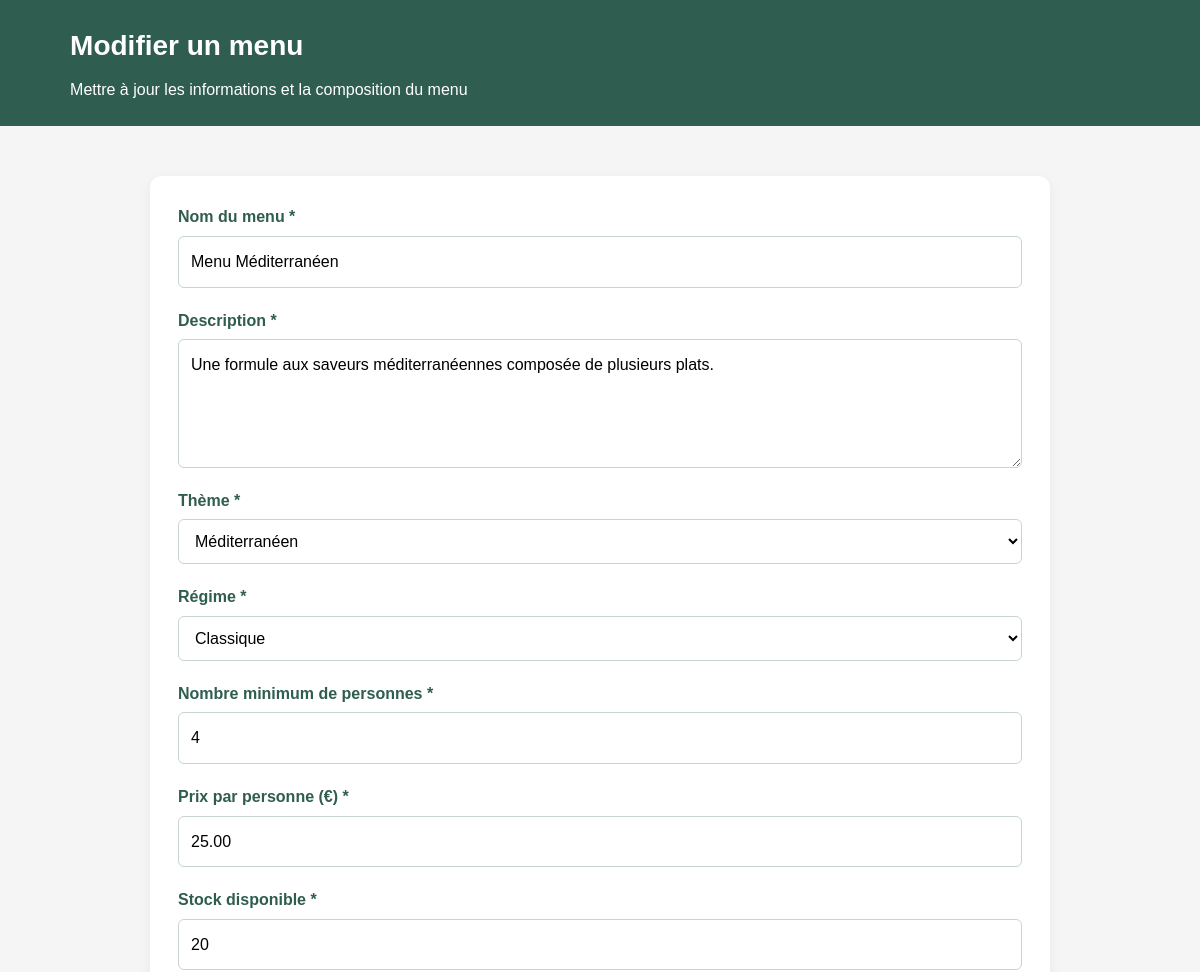
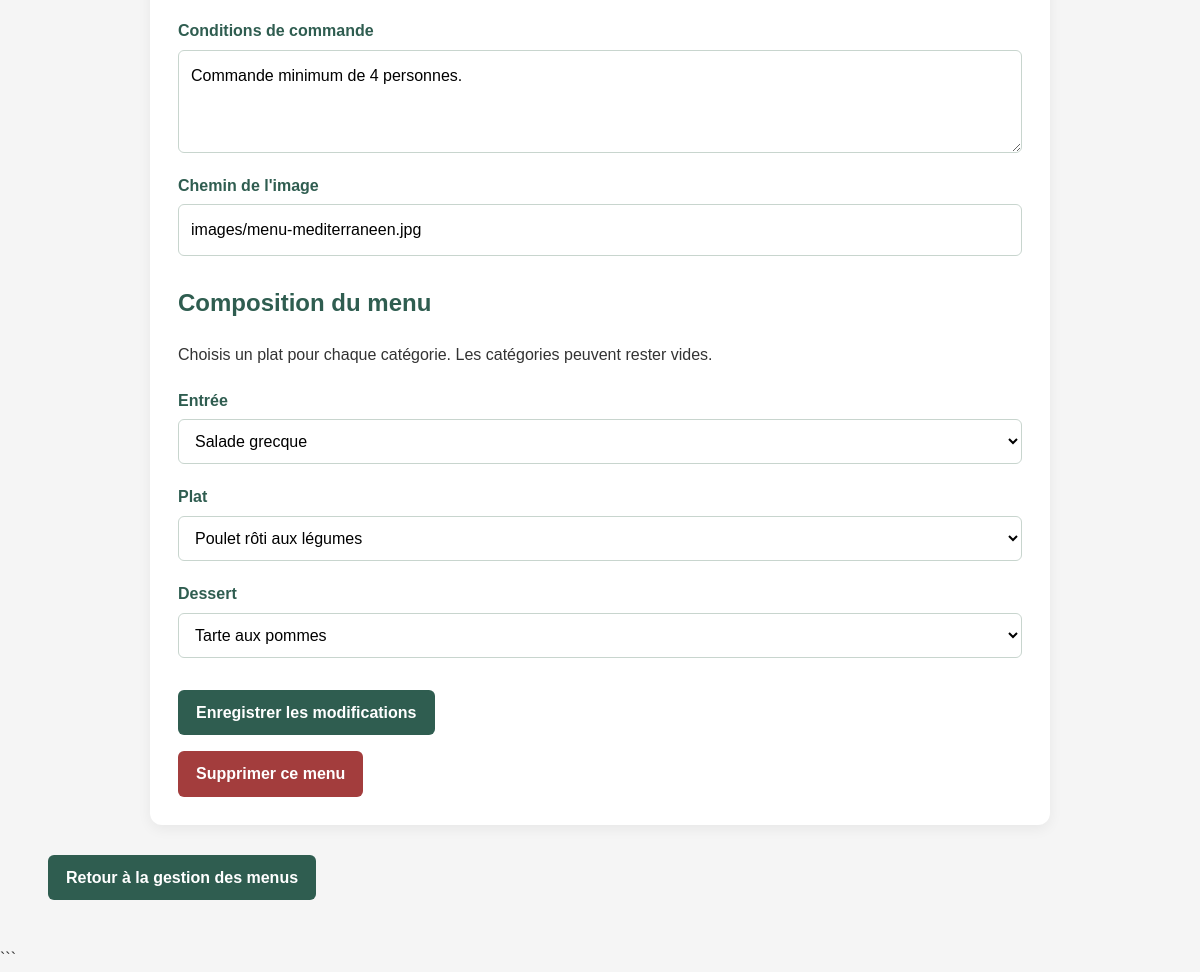
The app's page /modifier-menu.php?id=1 (signed in) with its own data (2 pictures, top to bottom).
### tables this page shows
CREATE TABLE `menu` (
  `id_menu` int(11) NOT NULL,
  `id_theme` int(11) NOT NULL,
  `id_regime` int(11) NOT NULL,
  `titre` varchar(150) NOT NULL,
  `description` text NOT NULL,
  `nombre_personnes_minimum` int(11) NOT NULL,
  `prix` decimal(10,2) NOT NULL,
  `conditions` text DEFAULT NULL,
  `stock_disponible` int(11) NOT NULL,
  `image` varchar(255) DEFAULT NULL
);

CREATE TABLE `theme` (
  `id_theme` int(11) NOT NULL,
  `nom` varchar(100) NOT NULL
);

CREATE TABLE `regime` (
  `id_regime` int(11) NOT NULL,
  `nom` varchar(100) NOT NULL
);

### modifier-menu.php (the view, shortened to what this page needs)
<?php
require_once 'config/database.php';
function e($valeur)
{
    return htmlspecialchars((string) $valeur, ENT_QUOTES, 'UTF-8');
}
$idMenu = filter_input(INPUT_GET, 'id', FILTER_VALIDATE_INT);
$stmtMenu = $pdo->prepare("
    SELECT *
    FROM menu
    WHERE id_menu = ?
");
$stmtMenu->execute([$idMenu]);
$menu = $stmtMenu->fetch(PDO::FETCH_ASSOC);
$themes = $pdo->query("SELECT id_theme, nom FROM theme ORDER BY nom")
              ->fetchAll(PDO::FETCH_ASSOC);
$regimes = $pdo->query("SELECT id_regime, nom FROM regime ORDER BY nom")
                ->fetchAll(PDO::FETCH_ASSOC);
$plats = $pdo->query("
    SELECT id_plat, nom
    FROM plat
    ORDER BY nom
")->fetchAll(PDO::FETCH_ASSOC);
$stmtComposition = $pdo->prepare("
    SELECT id_plat, type_dans_menu
    FROM menu_plat
    WHERE id_menu = ?
");
$stmtComposition->execute([$idMenu]);
$compositionActuelle = $stmtComposition->fetchAll(PDO::FETCH_ASSOC);
$selection = ['entree' => '', 'plat' => '', 'dessert' => ''];
foreach ($compositionActuelle as $ligne) {
    $type = strtolower(trim($ligne['type_dans_menu']));
    if ($type === 'entrée') {
        $type = 'entree';
    }
    if (array_key_exists($type, $selection)) {
        $selection[$type] = (int) $ligne['id_plat'];
    }
}
?>
<!DOCTYPE html>
<html lang="fr">
<head>
    <link rel="stylesheet" href="css/style.css">
</head>
<body class="page-gestion-menus">
<header>
    <div class="container">
        <h1>Modifier un menu</h1>
        <p>Mettre à jour les informations et la composition du menu</p>
    </div>
</header>
<main class="container">
    <section class="section formulaire-menu">
        <form method="POST">
            <div class="champ-formulaire">
                <label for="titre">Nom du menu *</label>
                <input type="text" id="titre" name="titre"
                       value="<?= e($menu['titre']) ?>" required>
            </div>
            <div class="champ-formulaire">
                <label for="description">Description *</label>
                <textarea id="description" name="description"
                          rows="4" required><?= e($menu['description']) ?></textarea>
            </div>
            <div class="champ-formulaire">
                <label for="id_theme">Thème *</label>
                <select id="id_theme" name="id_theme" required>
                    <?php foreach ($themes as $theme): ?>
                        <option value="<?= e($theme['id_theme']) ?>"
                            <?= $menu['id_theme'] == $theme['id_theme'] ? 'selected' : '' ?>>
                            <?= e($theme['nom']) ?>
                        </option>
                    <?php endforeach; ?>
                </select>
            </div>
            <div class="champ-formulaire">
                <label for="id_regime">Régime *</label>
                <select id="id_regime" name="id_regime" required>
                    <?php foreach ($regimes as $regime): ?>
                        <option value="<?= e($regime['id_regime']) ?>"
                            <?= $menu['id_regime'] == $regime['id_regime'] ? 'selected' : '' ?>>
                            <?= e($regime['nom']) ?>
                        </option>
                    <?php endforeach; ?>
                </select>
            </div>
            <div class="champ-formulaire">
                <label for="nombre_personnes_minimum">Nombre minimum de personnes *</label>
                <input type="number" id="nombre_personnes_minimum"
                       name="nombre_personnes_minimum" min="1"
                       value="<?= e($menu['nombre_personnes_minimum']) ?>" required>
            </div>
            <div class="champ-formulaire">
                <label for="prix">Prix par personne (€) *</label>
                <input type="number" id="prix" name="prix"
                       min="0" step="0.01"
                       value="<?= e($menu['prix']) ?>" required>
            </div>
            <div class="champ-formulaire">
                <label for="stock_disponible">Stock disponible *</label>
                <input type="number" id="stock_disponible"
                       name="stock_disponible" min="0"
                       value="<?= e($menu['stock_disponible']) ?>" required>
            </div>
            <div class="champ-formulaire">
                <label for="conditions">Conditions de commande</label>
                <textarea id="conditions" name="conditions"
                          rows="3"><?= e($menu['conditions']) ?></textarea>
            </div>
            <div class="champ-formulaire">
                <label for="image">Chemin de l'image</label>
                <input type="text" id="image" name="image"
                       value="<?= e($menu['image']) ?>"
                       placeholder="images/menu-exemple.jpg">
            </div>
            <h2>Composition du menu</h2>
            <p>Choisis un plat pour chaque catégorie. Les catégories peuvent rester vides.</p>
            <?php
            $categories = [
                'entree' => 'Entrée',
                'plat' => 'Plat',
                'dessert' => 'Dessert'
            ];
            ?>
            <?php foreach ($categories as $cle => $libelle): ?>
                <div class="champ-formulaire">
                    <label for="<?= e($cle) ?>"><?= e($libelle) ?></label>
                    <select id="<?= e($cle) ?>" name="<?= e($cle) ?>">
                        <?php foreach ($plats as $plat): ?>
            <option
    value="<?= e($plat['id_plat']) ?>"
    <?= ($selection[$cle] ?? '') == $plat['id_plat'] ? 'selected' : '' ?>
>
    <?= e($plat['nom']) ?>
</option>
                        <?php endforeach; ?>
                    </select>
                </div>
            <?php endforeach; ?>
            <button type="submit" class="btn">Enregistrer les modifications</button>
        </form>
        <form method="POST"
      onsubmit="return confirm('Attention : veux-tu vraiment supprimer ce menu ? Cette action est définitive.');">
    <button type="submit" class="btn btn-danger">
        Supprimer ce menu
    </button>
</form>
    </section>
    <p>
        <a href="gestion-menus.php" class="btn">Retour à la gestion des menus</a>
    </p>
</main>
</body>
</html>

### css/style.css (style rules this page uses)
:root { --couleur-principale: #2F5D50; --couleur-principale-hover: #24483E; --couleur-fond: #F5F5F5; --couleur-section: #E8F0EC; --couleur-carte: #FFFFFF; --couleur-texte: #333333; --couleur-bordure: #D5D5D5; --couleur-erreur: #A33D3D; --ombre-carte: 0 4px 14px rgba(0, 0, 0, 0.06); --rayon-carte: 12px; --largeur-contenu: 1200px; }
* { box-sizing: border-box; }
html { scroll-behavior: smooth; }
html, body { min-height: 100%; }
body { min-height: 100vh; margin: 0; display: flex; flex-direction: column; font-family: Arial, sans-serif; color: var(--couleur-texte); background: var(--couleur-fond); line-height: 1.6; }
main { flex: 1; }
.container, .contenu-principal { width: 92%; max-width: var(--largeur-contenu); margin: 0 auto; }
.bouton, .btn { display: inline-block; padding: 10px 18px; border: 0; border-radius: 6px; background: var(--couleur-principale); color: var(--couleur-carte); font: inherit; font-weight: bold; text-decoration: none; cursor: pointer; transition: background-color .2s ease; }
.btn-danger { background: var(--couleur-erreur); }
.champ-formulaire { display: flex; flex-direction: column; gap: 6px; margin-bottom: 20px; }
.champ-formulaire label { color: var(--couleur-principale); font-weight: bold; }
.champ-formulaire input, .champ-formulaire select, .champ-formulaire textarea, .formulaire-menu input, .formulaire-menu select, .formulaire-menu textarea { width: 100%; max-width: 100%; padding: 12px; border: 1px solid #C8D5CE; border-radius: 6px; background: #FFFFFF; font: inherit; }
textarea { resize: vertical; }
.page-gestion-menus { background: var(--couleur-fond); color: var(--couleur-texte); }
.page-gestion-menus header { padding: 24px; background: var(--couleur-principale); color: #FFF; }
.page-gestion-menus header h1 { margin: 0; font-size: 28px; }
.page-gestion-menus header p { margin: 8px 0 0; }
.page-gestion-menus main.container { max-width: var(--largeur-contenu); margin: 30px auto; }
.page-gestion-menus .section { padding: 24px; border-radius: 12px; background: var(--couleur-section); }
.page-gestion-menus .formulaire-menu, .page-gestion-menus .formulaire { max-width: 900px; margin: 20px auto 30px; padding: 28px; border-radius: 12px; background: #FFF; box-shadow: var(--ombre-carte); }
.page-gestion-menus .formulaire-menu form { width: 100%; }
.page-gestion-menus .formulaire-menu .champ-formulaire { margin-bottom: 20px; }
.page-gestion-menus .formulaire-menu h2 { margin-top: 28px; color: var(--couleur-principale); }
.page-gestion-menus .formulaire-menu p { margin-bottom: 20px; }
.page-gestion-menus .formulaire-menu .btn { margin-top: 12px; }
.page-gestion-menus .formulaire-menu .btn-danger { margin-top: 16px; background: var(--couleur-erreur); }
body > header { background: var(--couleur-principale); color: #FFF; }
body > header h1 { color: #FFF; }
a { color: #2F5D50; }

### records on screen
menu: titre "Menu Méditerranéen", description "Une formule aux saveurs méditerranéennes composée de plusieurs plats.", id_theme "Méditerranéen", id_regime "Classique", nombre_personnes_minimum "4", prix "25.00", stock_disponible "20", conditions "Commande minimum de 4 personnes.", image "images/menu-mediterraneen.jpg"

### other values on screen
$libelle "Entrée"
$libelle "Plat"
$libelle "Dessert"
form field entree "Salade grecque"
form field plat "Poulet rôti aux légumes"
form field dessert "Tarte aux pommes"
